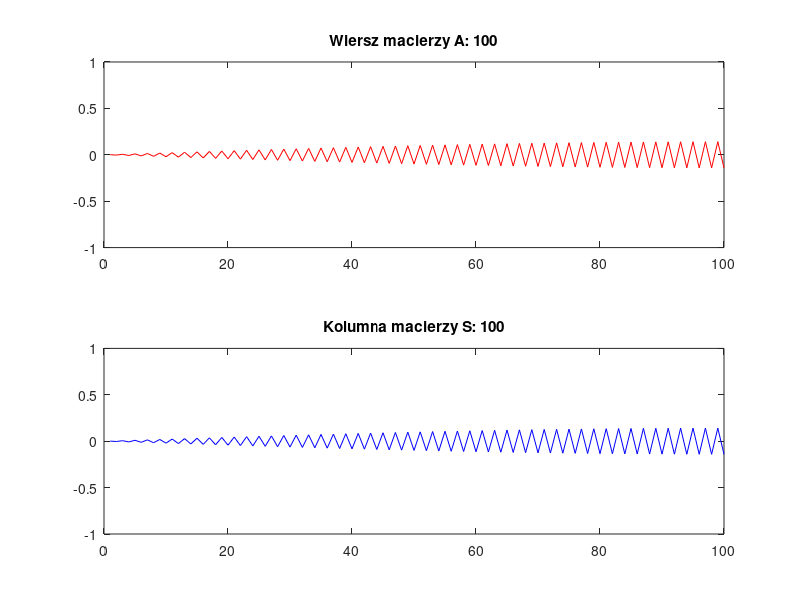
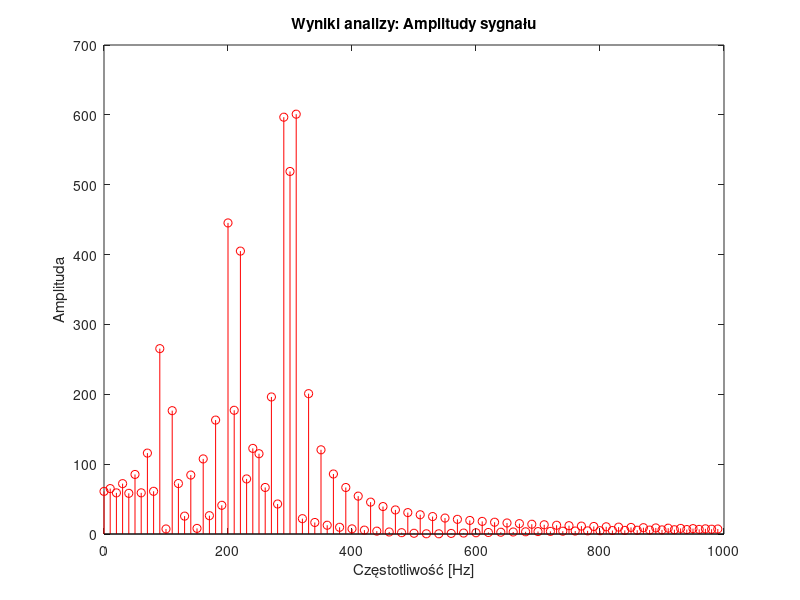
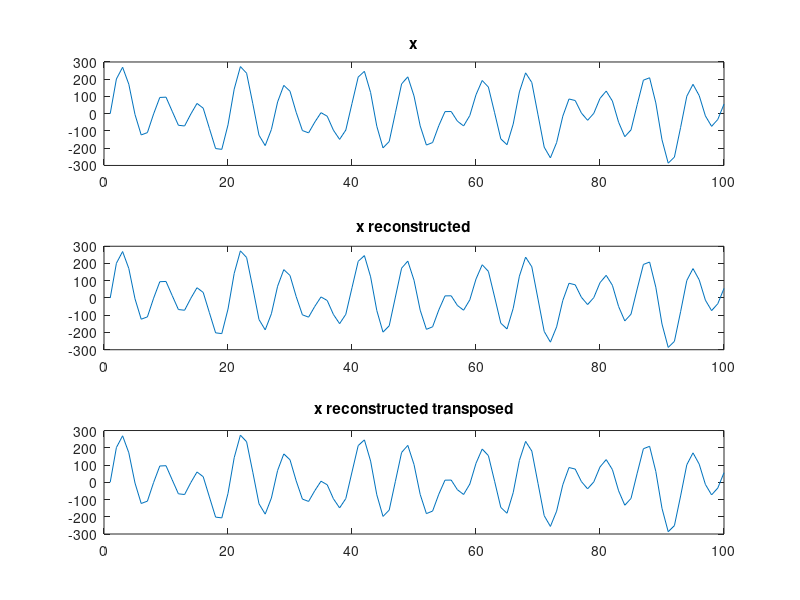

Source code (MATLAB) for these figures, in order:
% Dane wejściowe
N = 100; % Liczba próbek sygnału
fs = 1000; % Częstotliwość próbkowania [Hz]
t = (0:N-1) / fs; % Wektor czasu
tolerance = 1e-10;

% Parametry sinusoid
freq = [50, 105, 150]; % Częstotliwości [Hz]
ampli = [50, 100, 150]; % Amplitudy
freq = freq + 2.5;

% Inicjalizacja sygnału x
x = zeros(1, N);

% Generowanie sygnału x jako suma sinusoid
for i = 1:3
    x = x + ampli(i) * sin(2 * pi * freq(i) * t);
end

% Budowanie macierzy DCT
n = 0:N-1; % Wektor indeksów czasowych
A = zeros(N, N); % Inicjalizacja macierzy transformaty
m = n;

A = sqrt(2/N)*cos(pi/N*(m+0.5)'*(n+0.5));

% Budowanie macierzy IDCT jako transpozycji macierzy DCT
S = A';

%Wyświetlanie kolejnych wierszy macierzy A i kolumn macierzy S
figure;
for i = 1:N
    subplot(2, 1, 1);
    plot(A(i, :), 'r');
    title(['Wiersz macierzy A: ', num2str(i)]);
    ylim([-1, 1]); % Ustawienie zakresu osi y
    subplot(2, 1, 2);
    plot(S(:, i), 'b');
    title(['Kolumna macierzy S: ', num2str(i)]);
    ylim([-1, 1]); % Ustawienie zakresu osi y
    pause(0.5); % Pauza między kolejnymi wierszami i kolumnami
end

% Analiza y = Ax
y = A * x';
y(1:N)

% Wyskalowanie osi poziomej w częstotliwości
freq = (0:N-1) * fs / N; % Wyznaczanie częstotliwości

% Wizualizacja wyników analizy
figure;
stem(freq, abs(y), 'r');
xlabel('Częstotliwość [Hz]');
ylabel('Amplituda');
title('Wyniki analizy: Amplitudy sygnału');

% Rekonstrukcja sygnału
x_r = S * y;
x_s = x_r';
% Sprawdzenie perfekcyjnej rekonstrukcji
if norm(x - x_s) < tolerance
    disp('Transformacja posiada właściwość perfekcyjnej rekonstrukcji.');
else
    disp('Transformacja nie jest idealna.');
end

figure;
subplot(3,1,1);
plot(x);title("x");
subplot(3,1,2);
plot(x_r);title("x reconstructed");
subplot(3,1,3);
plot(x_s);title("x reconstructed transposed")

%x, x_s i x_r to są te same wektory tylko x_r jest wektorem wierszowym,
%dwa pozostałe są wektorami kolumnowymi

%"rozmycie" w poleceniu polega na trudności w określeniu
%nie jest już dokładnie dopasowana do żadnej z funkcji bazowych
%w macierzy transformacji
%funkcje bazowe są funkcjami kosinusowymi o określonych
%częstotliwościach
%wysokie wartości analizy wektora y to dobra korelacja z wektorami
%macierzy A
